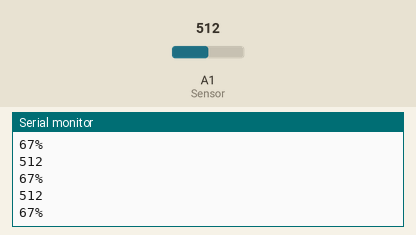
A sketch run on a simulated Arduino Uno, built with avr-gcc and run on an emulated ATmega328P. Parts: the last lines printed to the serial monitor. Inputs (shaded band) come from the test bench; at power-on: A1 (Sensor) = 512.

Above: at 1.2 s.
1.3 s: A1 (Sensor) set to 606
At 1.69 s:
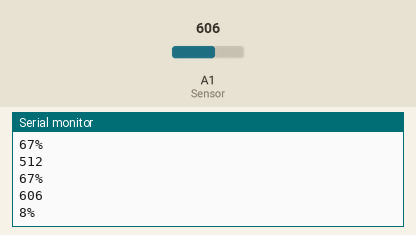
2.8 s: A1 (Sensor) set to 633
At 3.19 s:
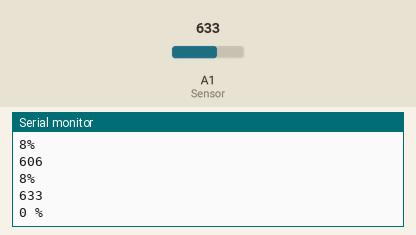
Timing chart, 0 to 5.8 s (numbered marks = the images above; inputs shaded):
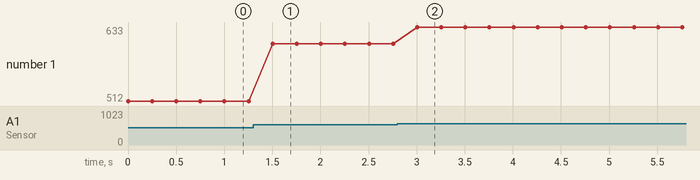

The sketch:

Actual_code_of_Capacitive_Soil_Moisture.ino
```cpp
const int AirValue = 620;   //you need to replace this value with Value_1
const int WaterValue = 460;  //you need to replace this value with Value_2
int soilMoistureValue = 0;
int soilmoisturepercent=0;
void setup() {
  Serial.begin(9600); // open serial port, set the baud rate to 9600 bps
}
void loop() {
soilMoistureValue = analogRead(A1);  //put Sensor insert into soil
Serial.println(soilMoistureValue);
soilmoisturepercent = map(soilMoistureValue, AirValue, WaterValue, 0, 100);
if(soilmoisturepercent >= 100)
{
  Serial.println("100 %");
}
else if(soilmoisturepercent <=0)
{
  Serial.println("0 %");
}
else if(soilmoisturepercent >0 && soilmoisturepercent < 100)
{
  Serial.print(soilmoisturepercent);
  Serial.println("%");

}
  delay(250);
}
```

Measured:
- the behaviour switches between 618 and 619 on A1 (Sensor) (found by bisection; images 1 and 2)
- after the input at 1.3 s, the serial monitor: prints a new line after 0.20 s (image 1)
- after the input at 2.8 s, the serial monitor: prints a new line after 0.21 s (image 2)
- plotted number 1: 512 → 606 after the input at 1.3 s, 606 → 633 after the input at 2.8 s
